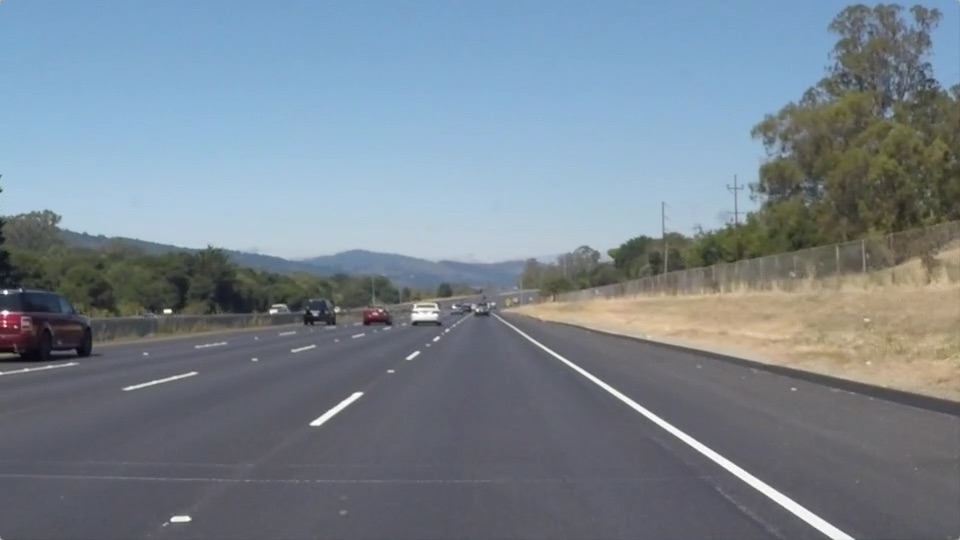
#> input picture test_images/solidWhiteRight.jpg, 960 x 540 px
$ jupyter execute --allow-errors P1.ipynb   (shell and % lines are left out)
#> lines starting #> are read from the running program, lines starting #| are printed output that depends on the picture; after the words box and inside, x2 and y2 are one past the last pixel; in counts of white or black regions, pixels touching at a corner belong together
# Self-Driving Car Engineer Nanodegree

## Project: **Finding Lane Lines on the Road**
***
In this project, you will use the tools you learned about in the lesson to identify lane lines on the road.  You can develop your pipeline on a series of individual images, and later apply the result to a video stream (really just a series of images). Check out the video clip "raw-lines-example.mp4" (also contained in this repository) to see what the output should look like after using the helper functions below.

Once you have a result that looks roughly like "raw-lines-example.mp4", you'll need to get creative and try to average and/or extrapolate the line segments you've detected to map out the full extent of the lane lines.  You can see an example of the result you're going for in the video "P1_example.mp4".  Ultimately, you would like to draw just one line for the left side of the lane, and one for the right.

In addition to implementing code, there is a brief writeup to complete. The writeup should be completed in a separate file, which can be either a markdown file or a pdf document. There is a [write up template](https://github.com/udacity/CarND-LaneLines-P1/blob/master/writeup_template.md) that can be used to guide the writing process. Completing both the code in the Ipython notebook and the writeup template will cover all of the [rubric points](https://review.udacity.com/#!/rubrics/322/view) for this project.

---
Let's have a look at our first image called 'test_images/solidWhiteRight.jpg'.  Run the 2 cells below (hit Shift-Enter or the "play" button above) to display the image.

**Note: If, at any point, you encounter frozen display windows or other confounding issues, you can always start again with a clean slate by going to the "Kernel" menu above and selecting "Restart & Clear Output".**

---

**The tools you have are color selection, region of interest selection, grayscaling, Gaussian smoothing, Canny Edge Detection and Hough Tranform line detection.  You  are also free to explore and try other techniques that were not presented in the lesson.  Your goal is piece together a pipeline to detect the line segments in the image, then average/extrapolate them and draw them onto the image for display (as below).  Once you have a working pipeline, try it out on the video stream below.**

---

<figure>

 <figcaption>
 <p></p>
 <p style="text-align: center;"> Your output should look something like this (above) after detecting line segments using the helper functions below </p>
 </figcaption>
</figure>
 <p></p>
<figure>

 <figcaption>
 <p></p>
 <p style="text-align: center;"> Your goal is to connect/average/extrapolate line segments to get output like this</p>
 </figcaption>
</figure>

**Run the cell below to import some packages.  If you get an `import error` for a package you've already installed, try changing your kernel (select the Kernel menu above --> Change Kernel).  Still have problems?  Try relaunching Jupyter Notebook from the terminal prompt.  Also, consult the forums for more troubleshooting tips.**

## Import Packages

[cell 1]
#importing some useful packages
import matplotlib.pyplot as plt
import matplotlib.image as mpimg
import numpy as np
import cv2

## Read in an Image

[cell 2]
#reading in an image
image = mpimg.imread('test_images/solidWhiteRight.jpg')
#> image is the input picture: shape (540, 960, 3); mean R, G, B 120.3, 132.6, 143.7

#printing out some stats and plotting
print('This image is:', type(image), 'with dimensions:', image.shape)
#| This image is: <class 'numpy.ndarray'> with dimensions: (540, 960, 3)
plt.imshow(image)  # if you wanted to show a single color channel image called 'gray', for example, call as plt.imshow(gray, cmap='gray')

## Ideas for Lane Detection Pipeline

**Some OpenCV functions (beyond those introduced in the lesson) that might be useful for this project are:**

`cv2.inRange()` for color selection
`cv2.fillPoly()` for regions selection
`cv2.line()` to draw lines on an image given endpoints
`cv2.addWeighted()` to coadd / overlay two images
`cv2.cvtColor()` to grayscale or change color
`cv2.imwrite()` to output images to file
`cv2.bitwise_and()` to apply a mask to an image

**Check out the OpenCV documentation to learn about these and discover even more awesome functionality!**

## Helper Functions

Below are some helper functions to help get you started. They should look familiar from the lesson!

[cell 3]
import math

def grayscale(img):
    """Applies the Grayscale transform
    This will return an image with only one color channel
    but NOTE: to see the returned image as grayscale
    (assuming your grayscaled image is called 'gray')
    you should call plt.imshow(gray, cmap='gray')"""
    return cv2.cvtColor(img, cv2.COLOR_RGB2GRAY)
    # Or use BGR2GRAY if you read an image with cv2.imread()
    # return cv2.cvtColor(img, cv2.COLOR_BGR2GRAY)

def bgr2rgb(img):
    return cv2.cvtColor(img, cv2.COLOR_BGR2RGB)

def canny(img, low_threshold, high_threshold):
    """Applies the Canny transform"""
    return cv2.Canny(img, low_threshold, high_threshold)

def gaussian_blur(img, kernel_size):
    """Applies a Gaussian Noise kernel"""
    return cv2.GaussianBlur(img, (kernel_size, kernel_size), 0)

def region_of_interest(img, vertices):
    """
    Applies an image mask.

    Only keeps the region of the image defined by the polygon
    formed from `vertices`. The rest of the image is set to black.
    `vertices` should be a numpy array of integer points.
    """
    #defining a blank mask to start with
    mask = np.zeros_like(img)

    #defining a 3 channel or 1 channel color to fill the mask with depending on the input image
    if len(img.shape) > 2:
        channel_count = img.shape[2]  # i.e. 3 or 4 depending on your image
        ignore_mask_color = (255,) * channel_count
    else:
        ignore_mask_color = 255

    #filling pixels inside the polygon defined by "vertices" with the fill color
    cv2.fillPoly(mask, vertices, ignore_mask_color)

    #returning the image only where mask pixels are nonzero
    masked_image = cv2.bitwise_and(img, mask)
    return masked_image

# [4 lines left out: function moving_average, not called in this run]

def extrapolate_lines(x_array, y_array, x_min, x_max):
    coeficients = np.polyfit(x_array, y_array, 1)
    function = np.poly1d(coeficients)

    x_new = np.linspace(x_min, x_max, 10).astype(int)
    y_new = function(x_new).astype(int)
    points_new = list(zip(x_new, y_new))

    px, py = points_new[0]
    cx, cy = points_new[len(points_new) - 1]
    return (px, py , cx, cy)

def draw_lines(img, lines, vertices, color=[255, 0, 0], thickness=2):
    """
    NOTE: this is the function you might want to use as a starting point once you want to
    average/extrapolate the line segments you detect to map out the full
    extent of the lane (going from the result shown in raw-lines-example.mp4
    to that shown in P1_example.mp4).

    Think about things like separating line segments by their
    slope ((y2-y1)/(x2-x1)) to decide which segments are part of the left
    line vs. the right line.  Then, you can average the position of each of
    the lines and extrapolate to the top and bottom of the lane.

    This function draws `lines` with `color` and `thickness`.
    Lines are drawn on the image inplace (mutates the image).
    If you want to make the lines semi-transparent, think about combining
    this function with the weighted_img() function below
    """
    x_left = []
    y_left = []

    x_right = []
    y_right = []

    output_lines = []

    for line in lines:
        for x1,y1,x2,y2 in line:
            if(((y2-y1)/(x2-x1)) < -0.2):
                x_left += [x1, x2]
                y_left += [y1, y2]
                #cv2.line(img, (x1, y1), (x2, y2), [0,255,0], thickness)

            elif ((y2-y1)/(x2-x1)) > 0.2 :
                x_right += [x1, x2]
                y_right += [y1, y2]
                #cv2.line(img, (x1, y1), (x2, y2), [0,0,255], thickness)
            #else:
                #cv2.line(img, (x1, y1), (x2, y2), [255,255,255], thickness)

    if(len(x_left) > 0):
        line_left = extrapolate_lines(x_left, y_left, vertices[0,0,0], vertices[0,1,0])
        output_lines = [[line_left]]

    if(len(x_right) > 0):
        line_right = extrapolate_lines(x_right, y_right, vertices[0,2,0], vertices[0,3,0])

        if len(output_lines) == 0:
            output_lines = [[line_right]]
        else:
            output_lines[0].append(line_right)

    for line in output_lines:
        for x1,y1,x2,y2 in line:
            cv2.line(img, (x1, y1), (x2, y2), color, thickness)


def hough_lines(img, rho, theta, threshold, min_line_len, max_line_gap, vertices):
    """
    `img` should be the output of a Canny transform.

    Returns an image with hough lines drawn.
    """
    lines = cv2.HoughLinesP(img, rho, theta, threshold, np.array([]), minLineLength=min_line_len, maxLineGap=max_line_gap)
    line_img = np.zeros((img.shape[0], img.shape[1], 3), dtype=np.uint8)

    draw_lines(line_img, lines, vertices, thickness=4)
    return line_img

# Python 3 has support for cool math symbols.

def weighted_img(img, initial_img, α=0.8, β=1., γ=0.):
    """
    `img` is the output of the hough_lines(), An image with lines drawn on it.
    Should be a blank image (all black) with lines drawn on it.

    `initial_img` should be the image before any processing.

    The result image is computed as follows:

    initial_img * α + img * β + γ
    NOTE: initial_img and img must be the same shape!
    """
    return cv2.addWeighted(initial_img, α, img, β, γ)

## Test Images

Build your pipeline to work on the images in the directory "test_images"
**You should make sure your pipeline works well on these images before you try the videos.**

[cell 4]
import os
test_images = os.listdir("test_images/")

## Build a Lane Finding Pipeline

Build the pipeline and run your solution on all test_images. Make copies into the `test_images_output` directory, and you can use the images in your writeup report.

Try tuning the various parameters, especially the low and high Canny thresholds as well as the Hough lines parameters.

[cell 5]
print(test_images)

for img in test_images:
    # TODO: Build your pipeline that will draw lane lines on the test_images
    image = mpimg.imread("test_images//" + img)
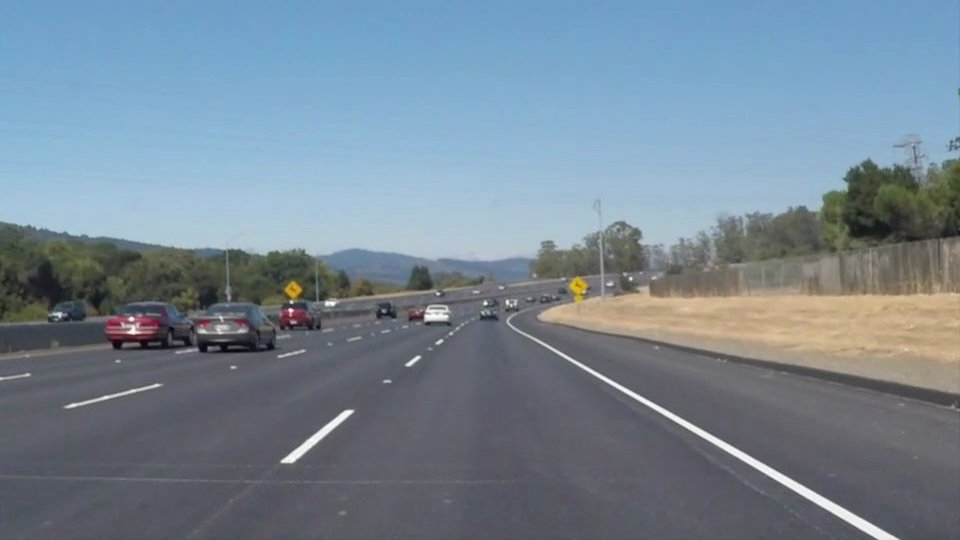
#> input picture test_images/solidWhiteCurve.jpg, 960 x 540 px
#> image is the input picture: shape (540, 960, 3); mean R, G, B 118.5, 134.5, 148.1
    grey_scale_image = grayscale(image)
#> in grayscale, `return cv2.cvtColor(img, cv2.COLOR_RGB2GRAY)`:
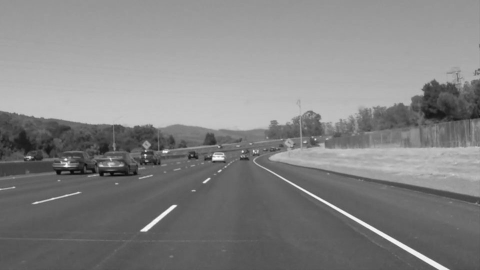
#> returned value: shape (540, 960) (shown at 1/2 size); min 5, max 255, mean 131.2
    imshape = image.shape

    #printing out some stats and plotting
    print('This image is:', type(image), 'with dimensions:', imshape)
#| This image is: <class 'numpy.ndarray'> with dimensions: (540, 960, 3)

    #apply gaussian blur
    kernel_size = 3
    gaussian_image = gaussian_blur(grey_scale_image, kernel_size)

    #image with Canny Transform
    low_threshold = 50
    high_threshold = 150
    edges_image = canny(gaussian_image, low_threshold, high_threshold)
#> in canny, `return cv2.Canny(img, low_threshold, high_threshold)`:
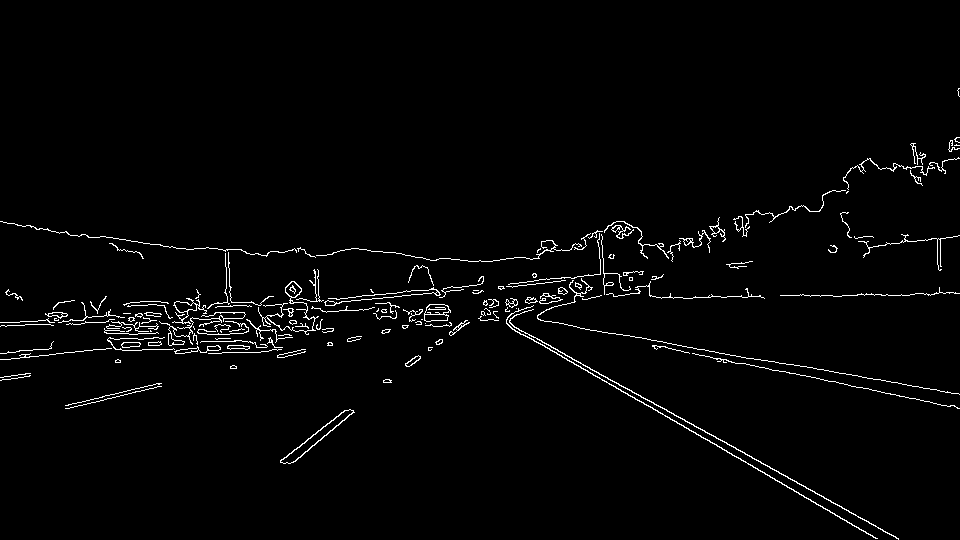
#> returned value: shape (540, 960); 2.1% white in thin lines or dots, all inside (x1, y1, x2, y2) = (0, 88, 960, 540)

    #apply region of interest
    vertices = np.array([[(90,imshape[0]),(450, 320), (510, 320), (imshape[1]-70,imshape[0])]], dtype=np.int32)
    roi_image = region_of_interest(edges_image, vertices)
#> in region_of_interest, `cv2.fillPoly(mask, vertices, ignore_mask_color)`:
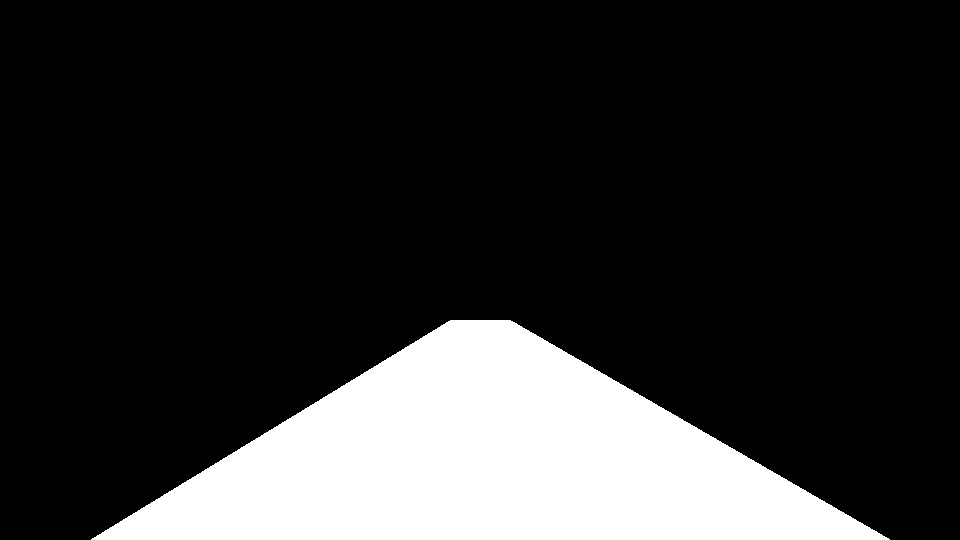
#> mask: shape (540, 960); 18.3% white; 1 white region, box (x1, y1, x2, y2) and area: (91, 320, 890, 540) 94750
#> in region_of_interest, `masked_image = cv2.bitwise_and(img, mask)`:
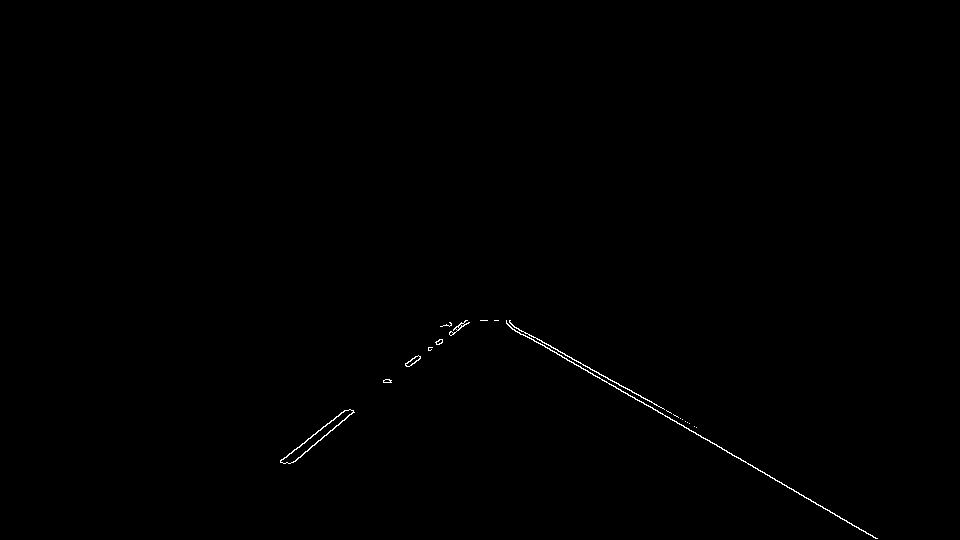
#> masked_image: shape (540, 960); 0.25% white in thin lines or dots, all inside (x1, y1, x2, y2) = (280, 320, 878, 539)

    # Define the Hough transform parameters
    # Make a blank the same size as our image to draw on
    rho = 1 # distance resolution in pixels of the Hough grid
    theta = np.pi/180 # angular resolution in radians of the Hough grid
    threshold = 5     # minimum number of votes (intersections in Hough grid cell)
    min_line_len = 30 #minimum number of pixels making up a line
    max_line_gap = 20    # maximum gap in pixels between connectable line segments
    lines_image = hough_lines(roi_image, rho, theta, threshold, min_line_len, max_line_gap, vertices)
#> in hough_lines, `lines = cv2.HoughLinesP(img, rho, theta, threshold, np.array([]), minL..`: lines = 19 rows, first 6: [508, 325, 877, 538], [506, 321, 696, 427], [280, 462, 344, 410], [292, 462, 353, 411], [383, 380, 469, 322], [295, 461, 354, 412]
#> the loop in draw_lines, `for line in lines:` made 19 passes
#> after the loop in draw_lines, `for line in lines:`: x_left = [280, 344, 292, 353, 383, 469, 295, 354, 414, 461, 435, 468, 280, 331, 387, 464, 281, 345, 290, 349, 388, 420, 384, 415]; x_right = [508, 877, 506, 696, 506, 674, 497, 534, 830, 874, 533, 829]; y_left = [462, 410, 462, 411, 380, 322, 461, 412, 363, 322, 342, 322, 461, 420, 382, 322, 462, 410, 463, 414, 382, 357, 382, 356]; y_right = [325, 538, 321, 427, 322, 415, 320, 341, 512, 537, 339, 510]
#> in extrapolate_lines, `coeficients = np.polyfit(x_array, y_array, 1)`: coeficients = [-0.78, 683.5]
#> in extrapolate_lines, `y_new = function(x_new).astype(int)`: y_new = [613, 582, 550, 519, 488, 457, 426, 395, 363, 332]
#> in extrapolate_lines, `points_new = list(zip(x_new, y_new))`: points_new = [(90, 613), (130, 582), (170, 550), (210, 519), (250, 488), (290, 457), (330, 426), (370, 395), (410, 363), (450, 332)]
#> in extrapolate_lines, `px, py = points_new[0]`: px = 90; py = 613
#> in extrapolate_lines, `cx, cy = points_new[len(points_new) - 1]`: cx = 450; cy = 332
#> in draw_lines, `line_left = extrapolate_lines(x_left, y_left, vertices[0,0,0], vertice..`: line_left = (90, 613, 450, 332)
#> in draw_lines, `output_lines = [[line_left]]`: output_lines = [[(90, 613, 450, 332)]]
#> in draw_lines, `line_right = extrapolate_lines(x_right, y_right, vertices[0,2,0], vert..`: line_right = (510, 324, 890, 544)
#> the loop in draw_lines, `for line in output_lines:` made 1 pass
#> line on pass 1: [(90, 613, 450, 332), (510, 324, 890, 544)]

    final_image = weighted_img(lines_image, image, α=0.8, β=1.0, γ=0.)
#> in weighted_img, `return cv2.addWeighted(initial_img, α, img, β, γ)`:
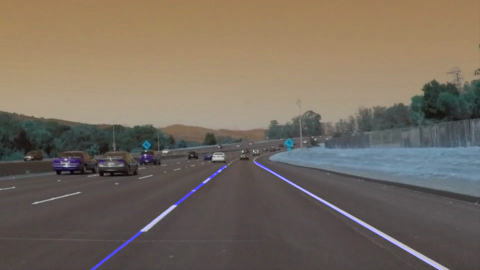
#> returned value: shape (540, 960, 3) (shown at 1/2 size); mean of channels 0, 1, 2 95.7, 107.6, 118.5; drawn as B, G, R

    plt.imshow(final_image)

    #plot the region of interest on the image
    x = [vertices[0,0,0], vertices[0,1,0], vertices[0,2,0], vertices[0,3,0]]
    y = [vertices[0,0,1], vertices[0,1,1], vertices[0,2,1], vertices[0,3,1]]
    plt.plot(x, y, 'b--', lw=2)

    # then save them to the test_images_output directory.
    cv2.imwrite("test_images_output//grayscale_" + img, grey_scale_image)
    cv2.imwrite("test_images_output//gaussian_" + img, gaussian_image)
    cv2.imwrite("test_images_output//roi_" + img, roi_image)
    cv2.imwrite("test_images_output//cannyEdges_" + img, edges_image)
    cv2.imwrite("test_images_output//lines_" + img, bgr2rgb(lines_image))
    cv2.imwrite("test_images_output//final_" + img, bgr2rgb(final_image))

    #draw region of interest on the final image for debugging
    cv2.polylines(final_image, vertices, isClosed=True, color=[0, 0, 255], thickness=2, lineType=4)
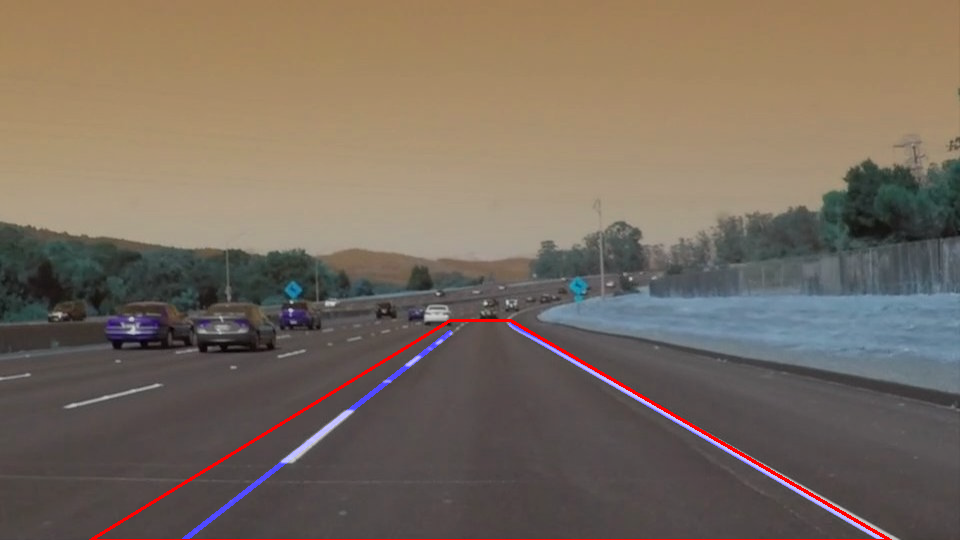
#> final_image: shape (540, 960, 3); 0.73% of pixels changed, all inside (x1, y1, x2, y2) = (89, 319, 892, 540); drawn as B, G, R
    cv2.imwrite("test_images_output//final_roi_" + img, final_image)
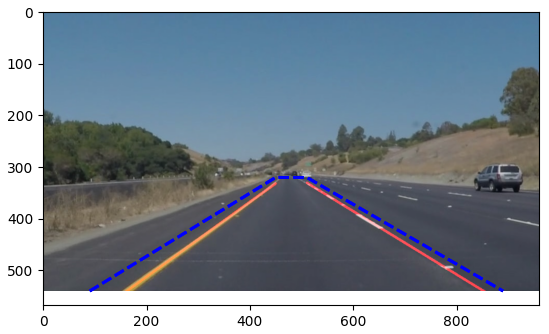
#> figure drawn by matplotlib, 1 panel
